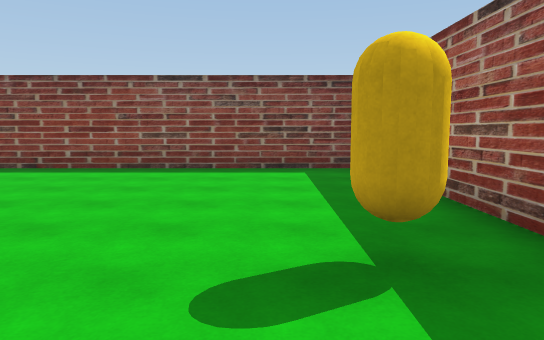
[1] (above)

24 first-person views from a walk through a 3-D level made in the Unity game engine. The camera is 1.5 m above the floor, tilts 6° down and sees 70° across. The floor is counted in squares, 2 m on a side. Each view is taken from the middle of a square. On the plan, view 1 faces up. The plan holds only what a view shows up to about 12 squares ahead; the rest is blank. The place goes on beyond the plan. The player character is not drawn. Some surface patterns are stand-ins.

[2]
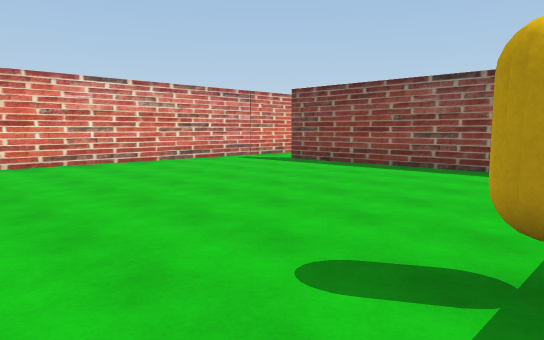

[3]
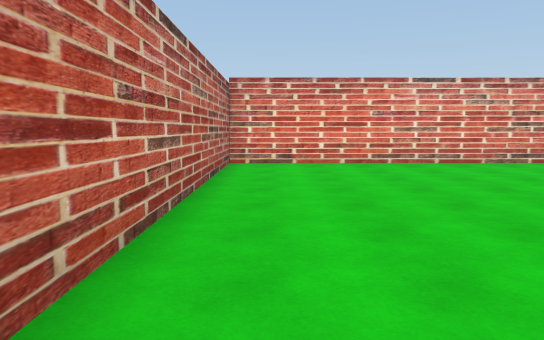

[4]
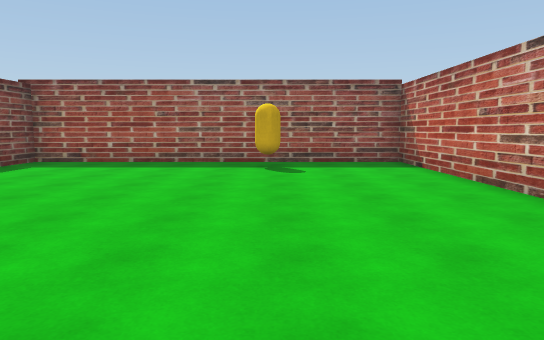

[5]
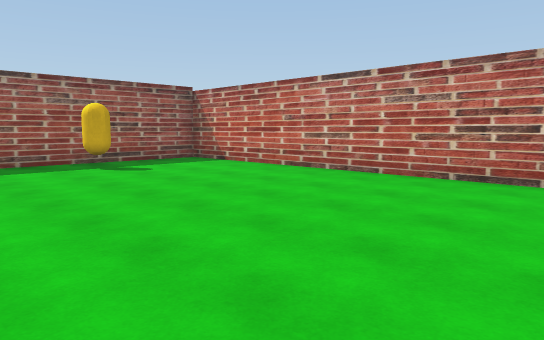

[6]
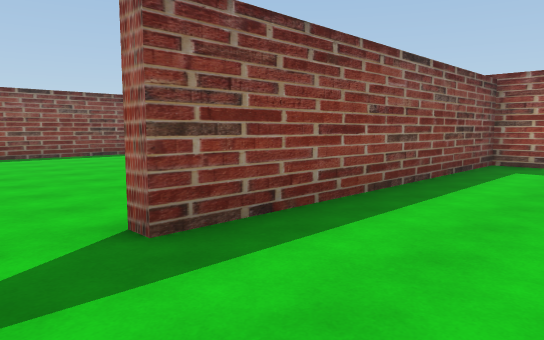

[7]
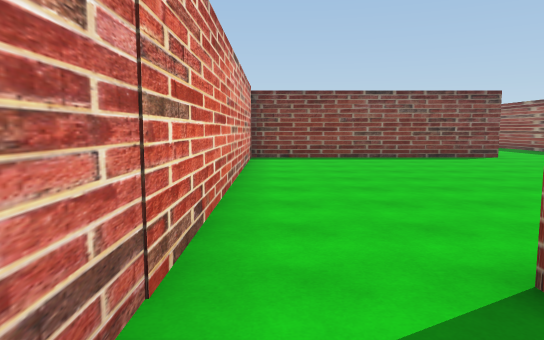

[8]
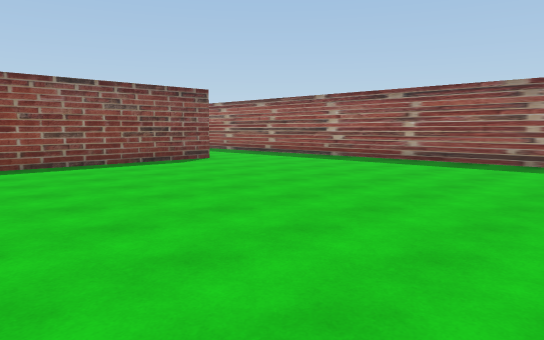

[9]
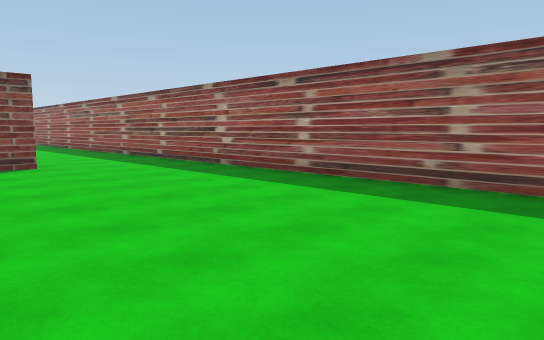

[10]
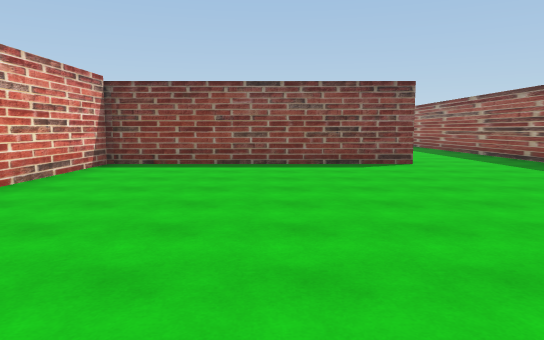

[11]
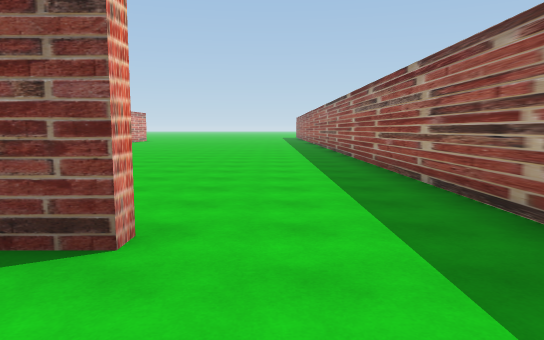

[12]
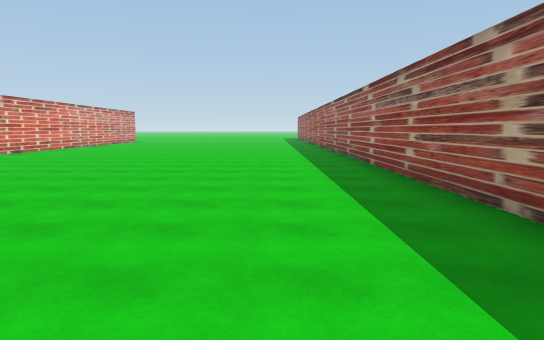

[13]
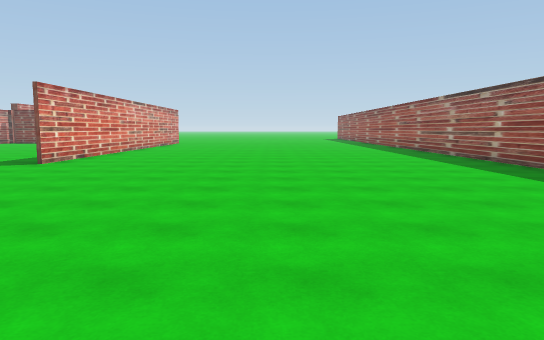

[14]
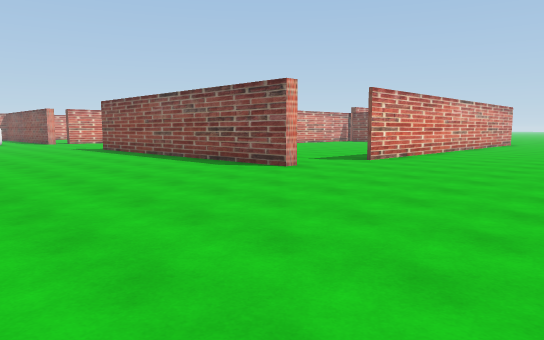

[15]
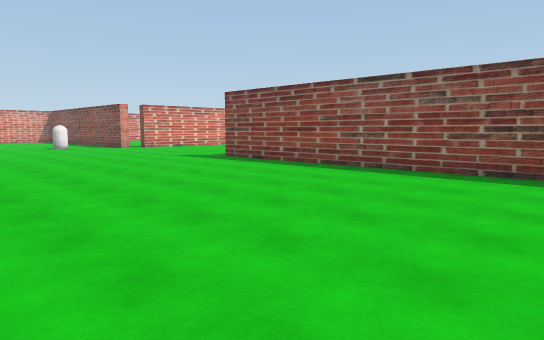

[16]
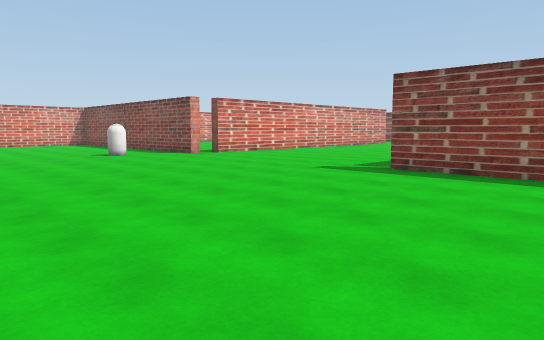

[17]
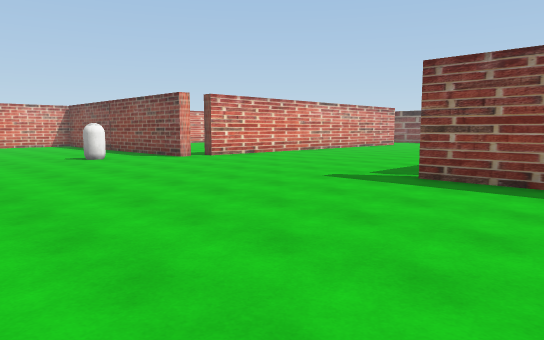

[18]
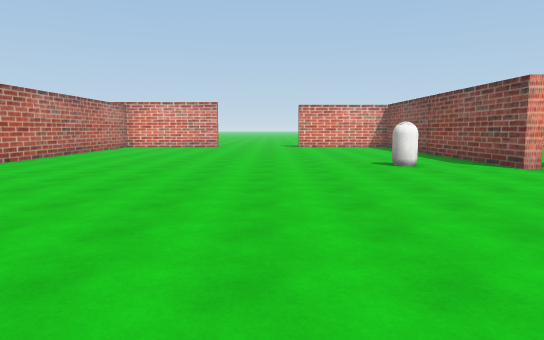

[19]
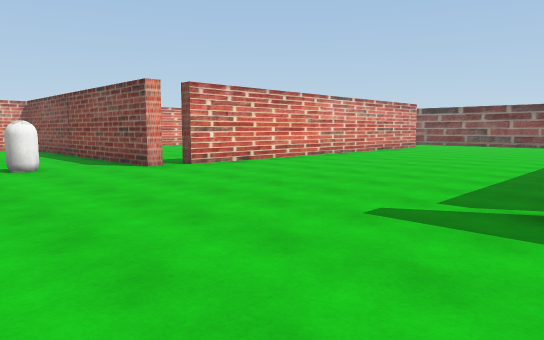

[20]
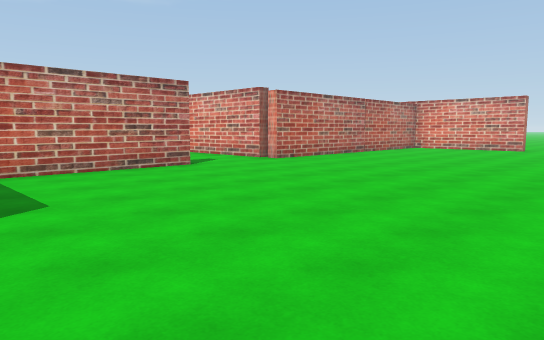

[21]
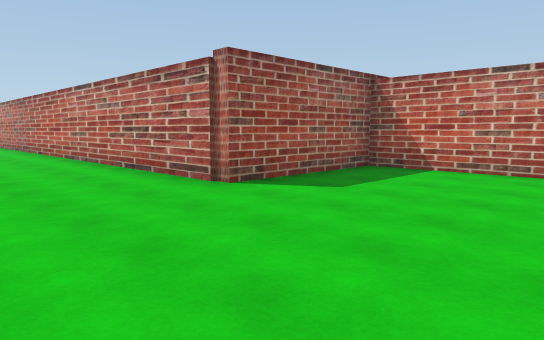

[22]
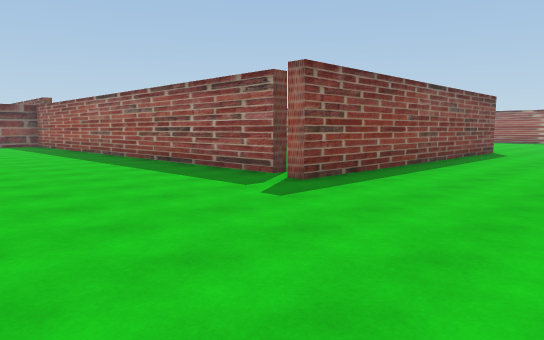

[23]
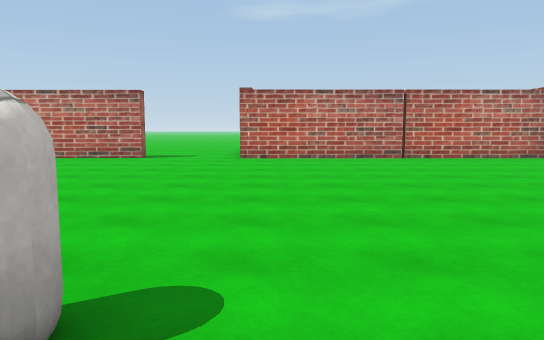

[24]
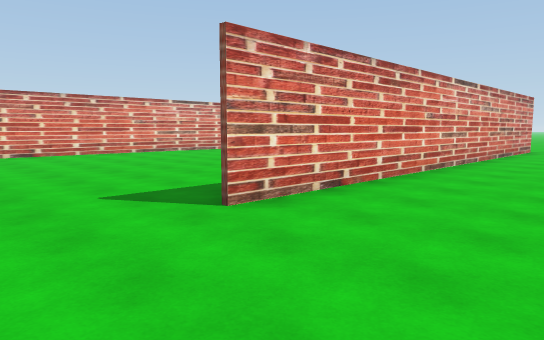

### Floor plan
Ten units are one square. View 1 is at (0, 0); x grows to the right and y downward. Boxes are objects, and circles mark ways between rooms. Rooms are numbered by the first view taken in them; rooms with no view inside come last. Other rooms are left out.
<svg viewBox="-310 -330 337 344">
<path fill="none" stroke="#000" d="M-76 -76 -76 9 19 9 19 -75 -57 -75M-10 -163 -76 -163 -76 -76M-57 -75 -57 -79M22 -89 22 -154M-169 -247 -173 -247 -173 -324M-83 -241 -83 -237 -176 -237 -176 -241M-242 -237 -304 -237M-80 -325 -80 -262M-226 -125 -226 -129 -178 -129 -178 -167 -82 -167M-241 -300 -241 -247 -245 -247M-10 -168 -10 -163M22 -154 22 -301M-305 -129 -251 -129"/>
<rect x="5" y="-25" width="10" height="10" fill="#bbb"><title>other object</title></rect>
<rect x="-255" y="-225" width="10" height="10" fill="#bbb"><title>other object</title></rect>
<circle cx="-65" cy="-70" r="3" fill="#2a7"/>
<circle cx="5" cy="-160" r="3" fill="#2a7"/>
<text x="-30" y="-30">1</text>
<text x="-30" y="-120">2</text>
<text x="-140" y="-220">3</text>
</svg>
Room 1 opens to room 2. Room 2 opens to room 3.

Where each view was taken, in squares from view 1:
view 1: 0 up, 0 right, facing up
view 2: 0 up, 1 right, facing up-left
view 3: 0 up, 1 right, facing left
view 4: 2 up, 7 left, facing right
view 5: 5 up, 7 left, facing down-right
view 6: 5 up, 7 left, facing up-right
view 7: 6 up, 7 left, facing up
view 8: 8 up, 7 left, facing up-right
view 9: 8 up, 3 left, facing up-right
view 10: 8 up, 4 left, facing up
view 11: 14 up, 0 right, facing up
view 12: 16 up, 0 right, facing up
view 13: 18 up, 3 left, facing up
view 14: 18 up, 3 left, facing up-left
view 15: 17 up, 9 left, facing up-left
view 16: 17 up, 14 left, facing up-left
view 17: 18 up, 15 left, facing up-left
view 18: 19 up, 17 left, facing left
view 19: 20 up, 17 left, facing up-left
view 20: 20 up, 18 left, facing down-left
view 21: 20 up, 22 left, facing down-right
view 22: 20 up, 22 left, facing up-right
view 23: 23 up, 26 left, facing down
view 24: 24 up, 5 left, facing up-left
